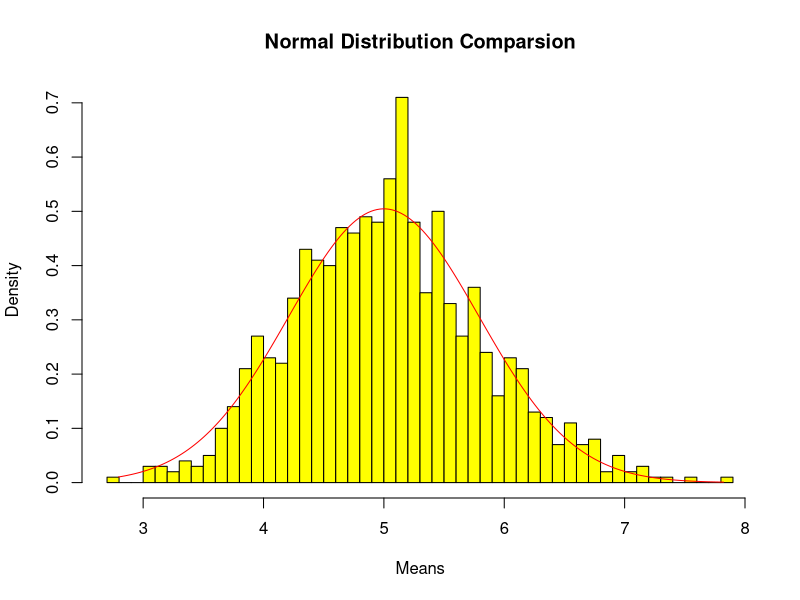
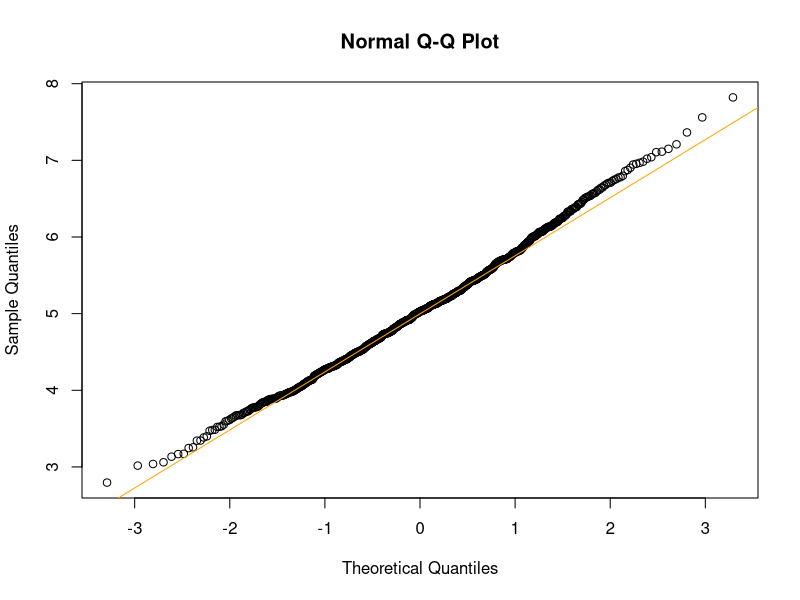

Write R code to recreate these figures, in order.
## ---- chunk 1
set.seed(2020)
n <-  40
Sim <- 1000
Lambda <- 0.2
## ---- chunk 2
SampleMean <- NULL

for(i in 1:Sim){
  SampleMean <- c(SampleMean, mean(rexp(n, Lambda)))
}


mean(SampleMean)
## ---- chunk 3
theoretical_mean <- 1/Lambda
theoretical_mean
## ---- chunk 4
SampleVar <- var(SampleMean)
SampleVar
## ---- chunk 5
theoretical_var <- ((1/Lambda)*(1/sqrt(n)))^2
theoretical_var
## ---- chunk 6
hist(SampleMean, col = "Yellow",
     xlab = "Means", probability = T, breaks = n,main = "Normal Distribution Comparsion")
x <- seq(min(SampleMean), max(SampleMean), length = 200)
lines(x, dnorm(x, mean = 1/Lambda, sd = (1/Lambda/sqrt(n))), pch = 25, col = "red")
## ---- chunk 7
qqnorm(SampleMean)
qqline(SampleMean, col = "orange")
